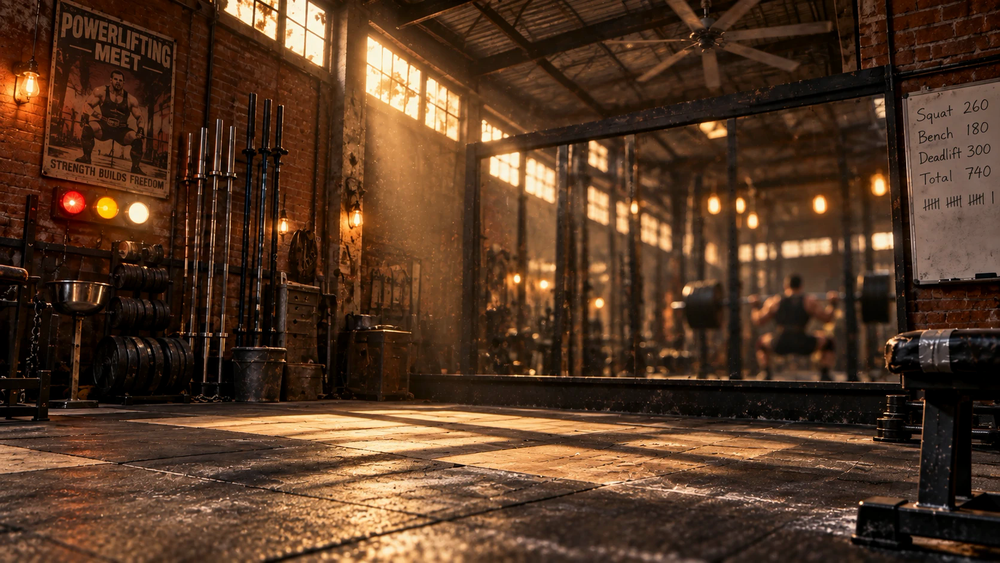
#> input picture docs/健力健身房2/01-拆景/gym4.png, 1000 x 563 px, shrunk from 1672 x 941 before the run
$ python align.py   (older library calls are emulated)
#> lines starting #> are read from the running program, lines starting #| are printed output that depends on the picture
import cv2, numpy as np, sys
def edges(p):
#> called with p = 'gym4.png'
    g=cv2.cvtColor(cv2.imread(p),cv2.COLOR_BGR2GRAY).astype(np.float32)
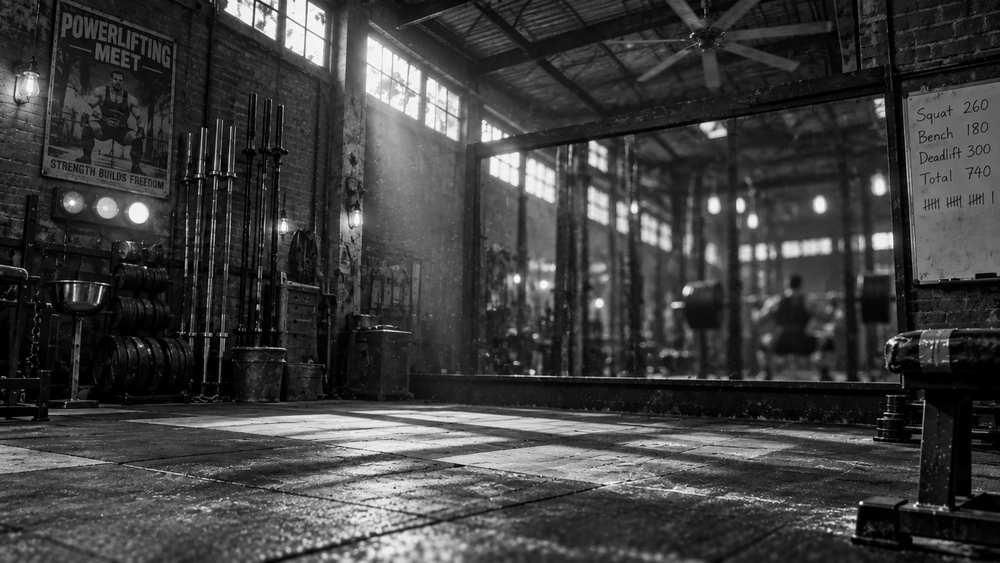
#> g: shape (563, 1000) float32; min 0, max 253, mean 62.6
    g=cv2.GaussianBlur(g,(0,0),1.5); return cv2.Laplacian(g,cv2.CV_32F)
#> after `return cv2.Laplacian(g, cv2.CV_32F)`:
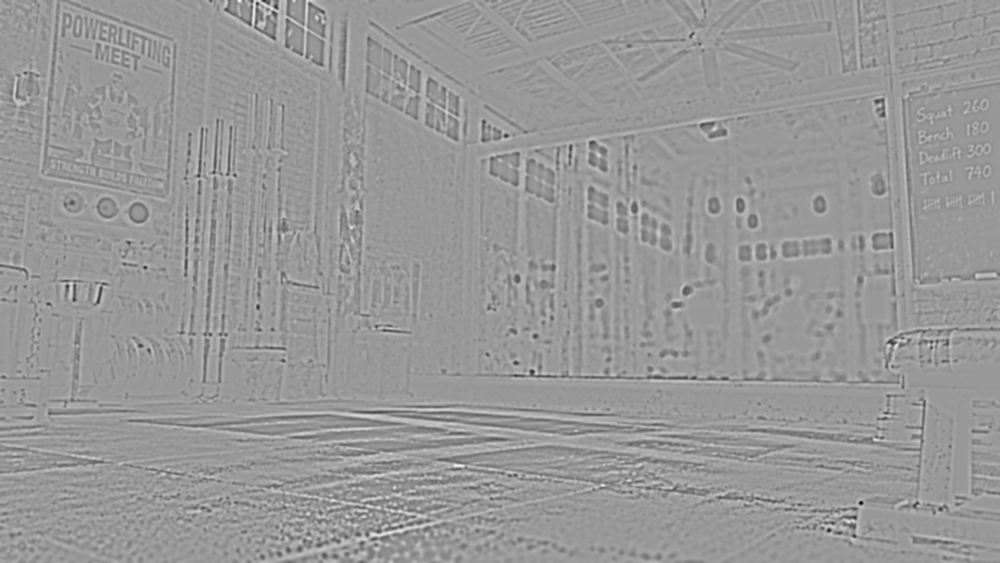
#> returned value: shape (563, 1000) float32; min -50.4, max 33.99, mean 0; drawn with min black and max white
a=edges('gym4.png')
m=np.ones_like(a); mm=cv2.imread('mask-mirror.png',0); fm=cv2.imread('mask-fan.png',0)
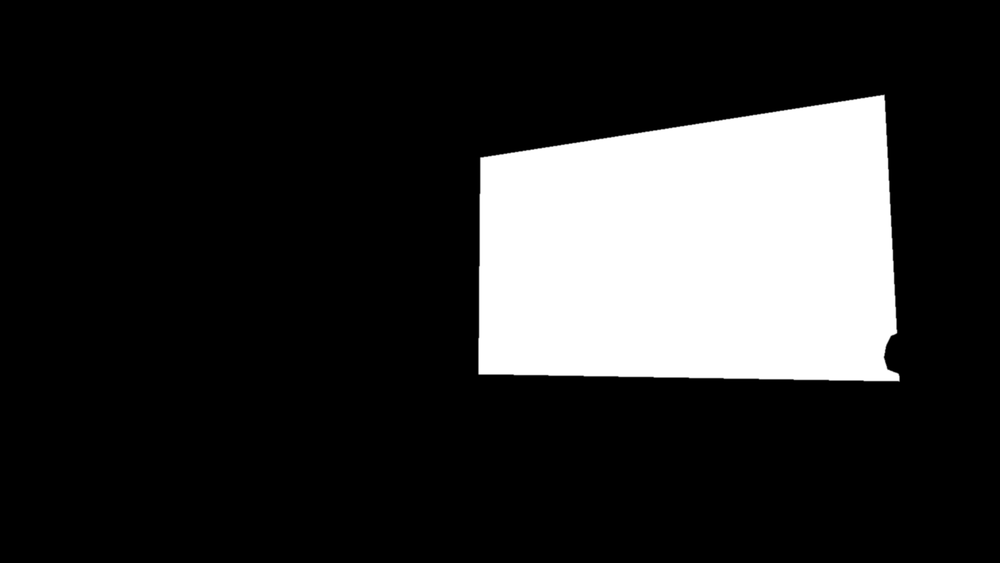
#> input picture docs/健力健身房2/01-拆景/mask-mirror.png, 1000 x 563 px, shrunk from 1672 x 941 before the run
#> further down, mm is the input picture: shape (563, 1000); min 0, max 255, mean 46.9
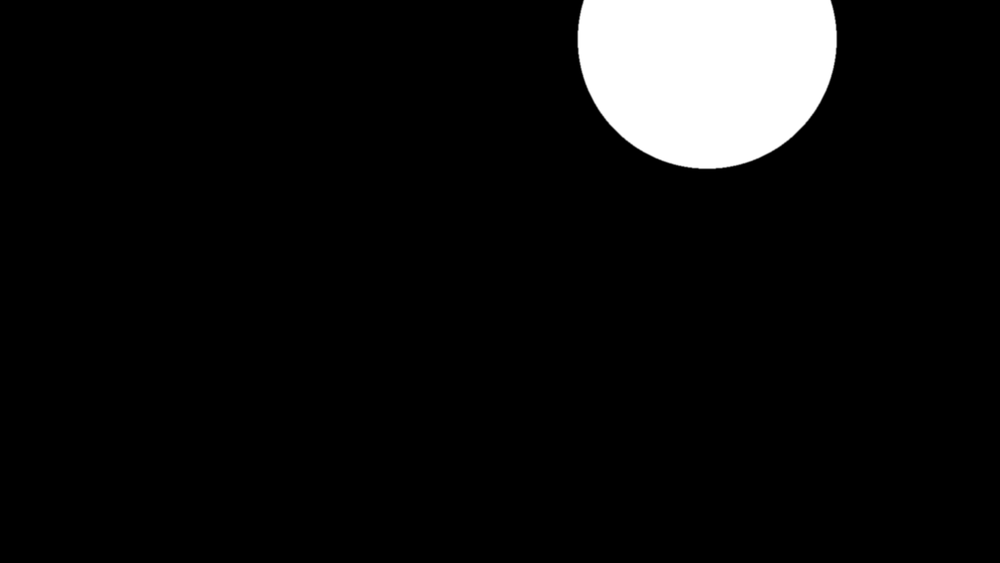
#> input picture docs/健力健身房2/01-拆景/mask-fan.png, 1000 x 563 px, shrunk from 1672 x 941 before the run
#> further down, fm is the input picture: shape (563, 1000); min 0, max 255, mean 16.4
m[(mm>0)|(fm>0)]=0
for p in ['plate-day.png','plate-shade.png','plate-night.png']:
    b=edges(p)
#> call 2 of edges, with p = 'plate-day.png'
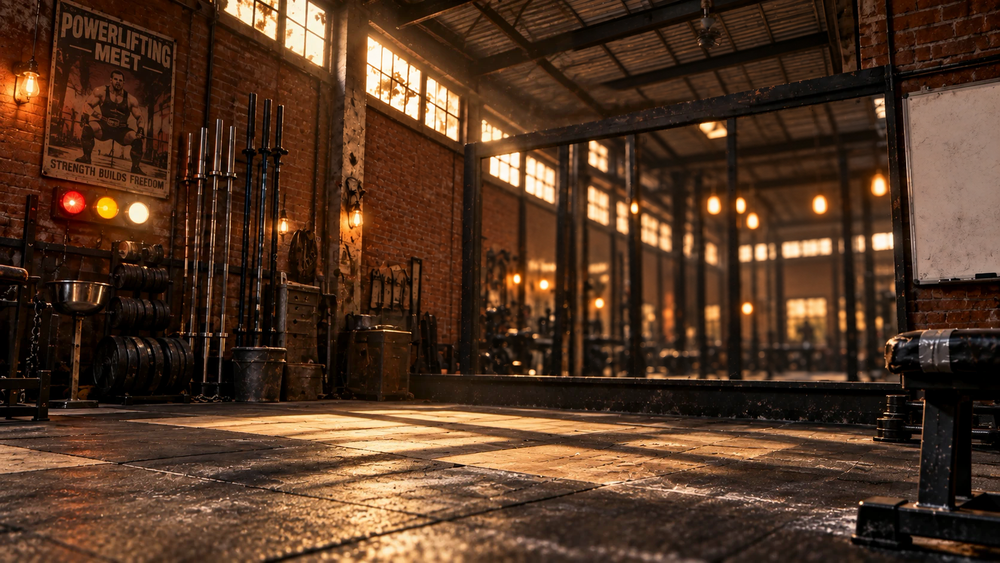
#> input picture docs/健力健身房2/01-拆景/plate-day.png, 1000 x 563 px, shrunk from 1672 x 941 before the run
#> in edges (call 2), `g=cv2.cvtColor(cv2.imread(p),cv2.COLOR_BGR2GRAY).astype(np.float32)`:
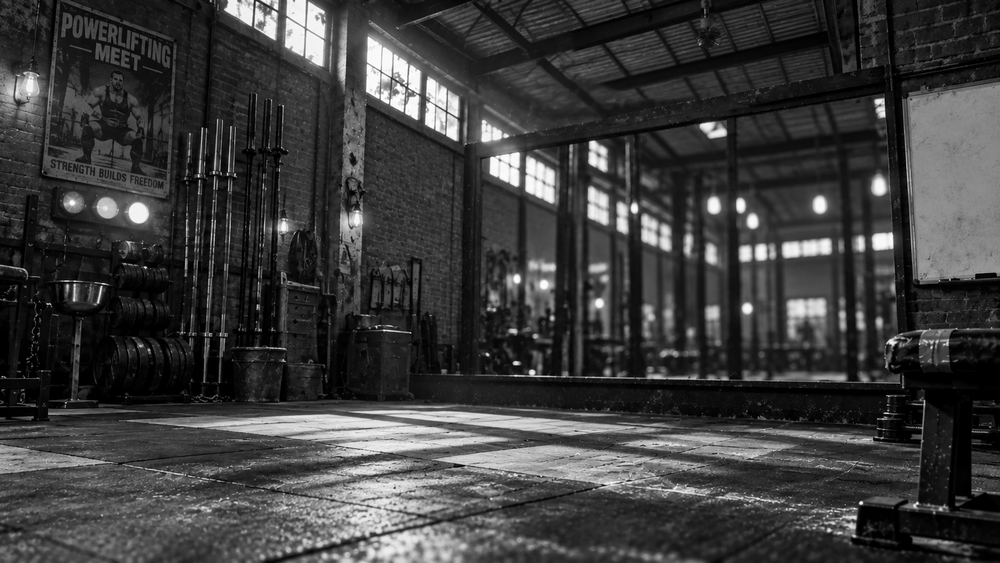
#> g: shape (563, 1000) float32; min 0, max 255, mean 60.8
    sh,r=cv2.phaseCorrelate(a*m,b*m)
#> sh = (-0.00307, 0.0039); r = 0.954
    # edge correlation outside edited regions
    c=np.corrcoef((a*m).ravel(),(b*m).ravel())[0,1]
#> c = 0.982
    print(p,'shift(px)=(%.2f,%.2f)'%sh,'edge-corr=%.3f'%c)
#| plate-day.png shift(px)=(-0.00,0.00) edge-corr=0.982
#> pass 2 of the loop `for p in ['plate-day.png','plate-shade.png','plate-night.png']:`:
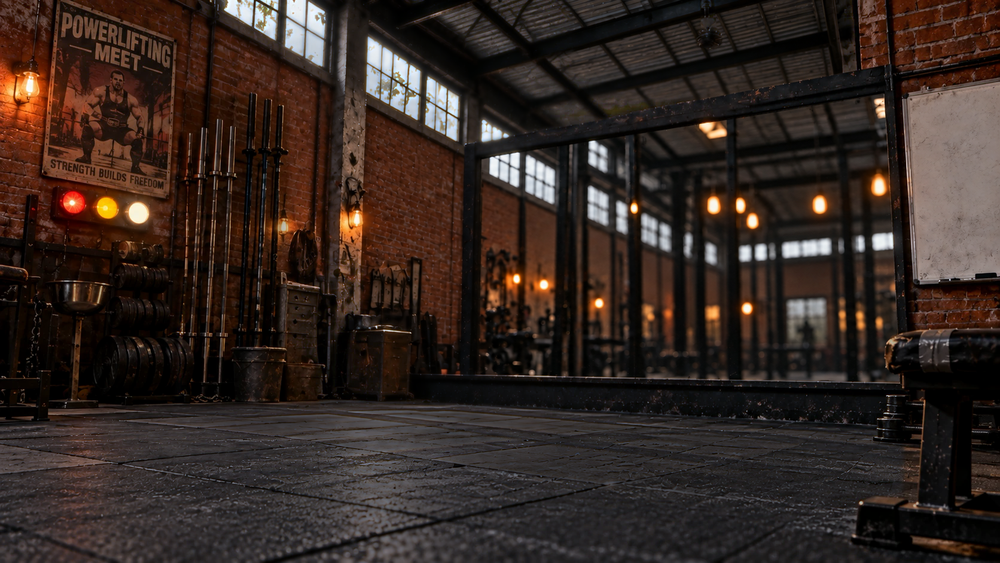
#> input picture docs/健力健身房2/01-拆景/plate-shade.png, 1000 x 563 px, shrunk from 1672 x 941 before the run
#> in edges (call 3), `g=cv2.cvtColor(cv2.imread(p),cv2.COLOR_BGR2GRAY).astype(np.float32)`:
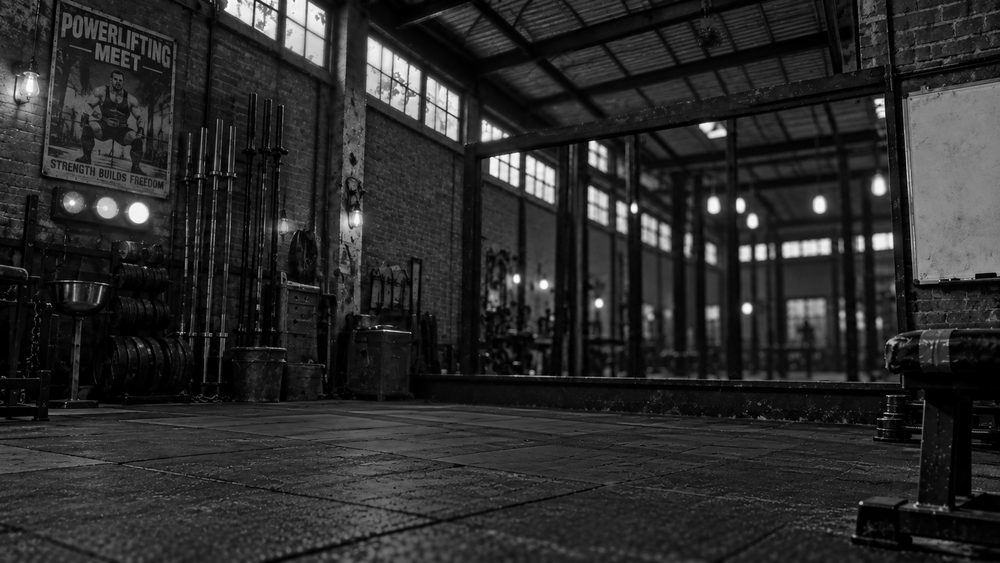
#> g: shape (563, 1000) float32; min 0, max 255, mean 43.2
#> in edges (call 3), `return cv2.Laplacian(g, cv2.CV_32F)`:
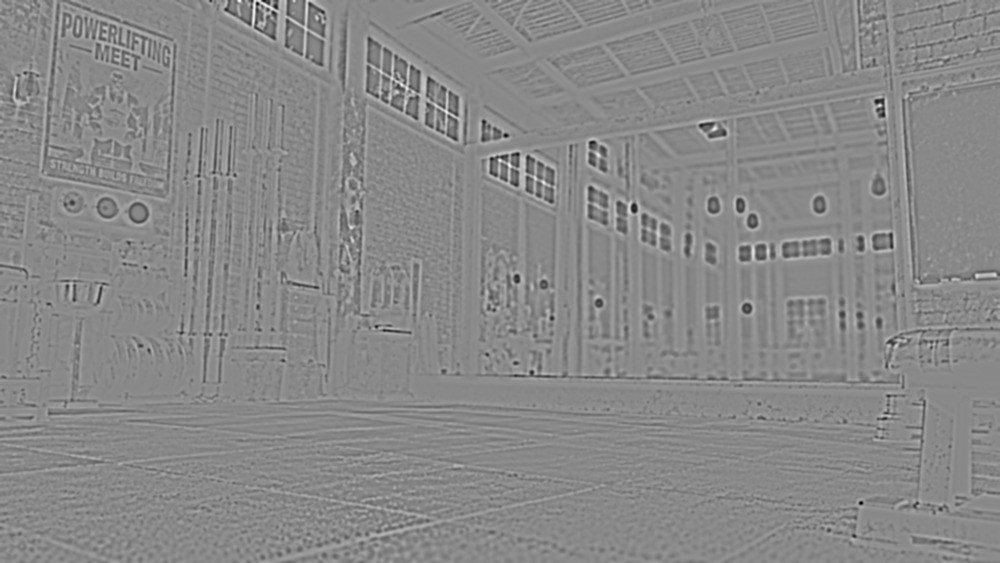
#> returned value: shape (563, 1000) float32; min -37.9, max 32.69, mean 0; drawn with min black and max white
#> sh = (-0.0325, 0.0366); r = 0.814
#> c = 0.872
#| plate-shade.png shift(px)=(-0.03,0.04) edge-corr=0.872
#> pass 3 of the loop `for p in ['plate-day.png','plate-shade.png','plate-night.png']:`:
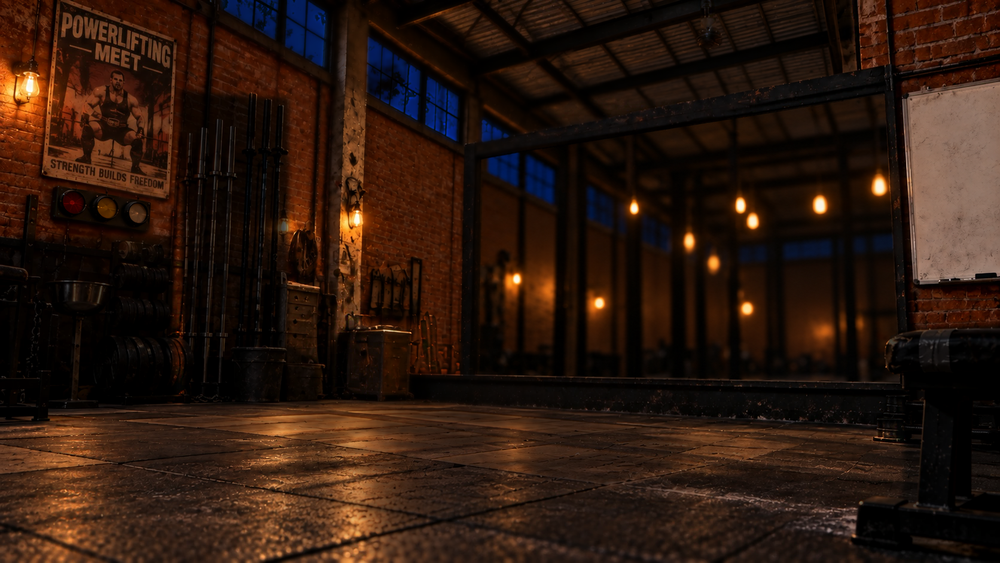
#> input picture docs/健力健身房2/01-拆景/plate-night.png, 1000 x 563 px, shrunk from 1672 x 941 before the run
#> in edges (call 4), `g=cv2.cvtColor(cv2.imread(p),cv2.COLOR_BGR2GRAY).astype(np.float32)`:
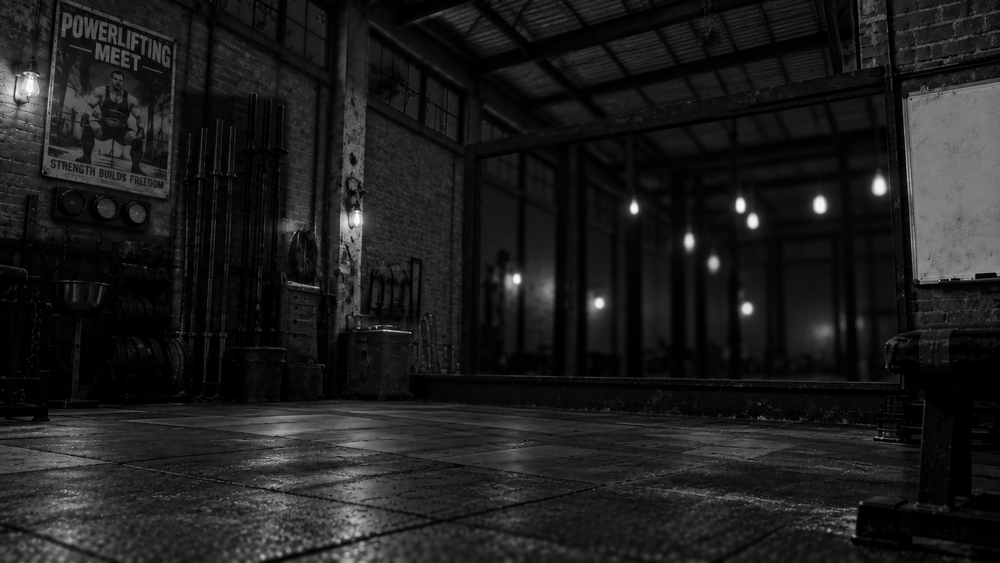
#> g: shape (563, 1000) float32; min 0, max 255, mean 29.3
#> in edges (call 4), `return cv2.Laplacian(g, cv2.CV_32F)`:
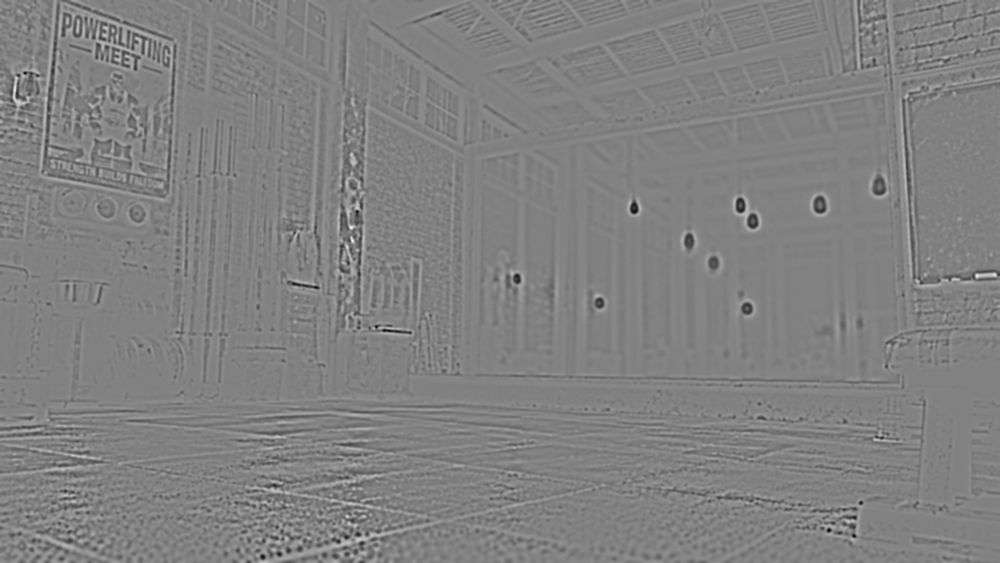
#> returned value: shape (563, 1000) float32; min -26.9, max 26.09, mean 0; drawn with min black and max white
#> sh = (0.018, 0.0152); r = 0.667
#> c = 0.797
#| plate-night.png shift(px)=(0.02,0.02) edge-corr=0.797
